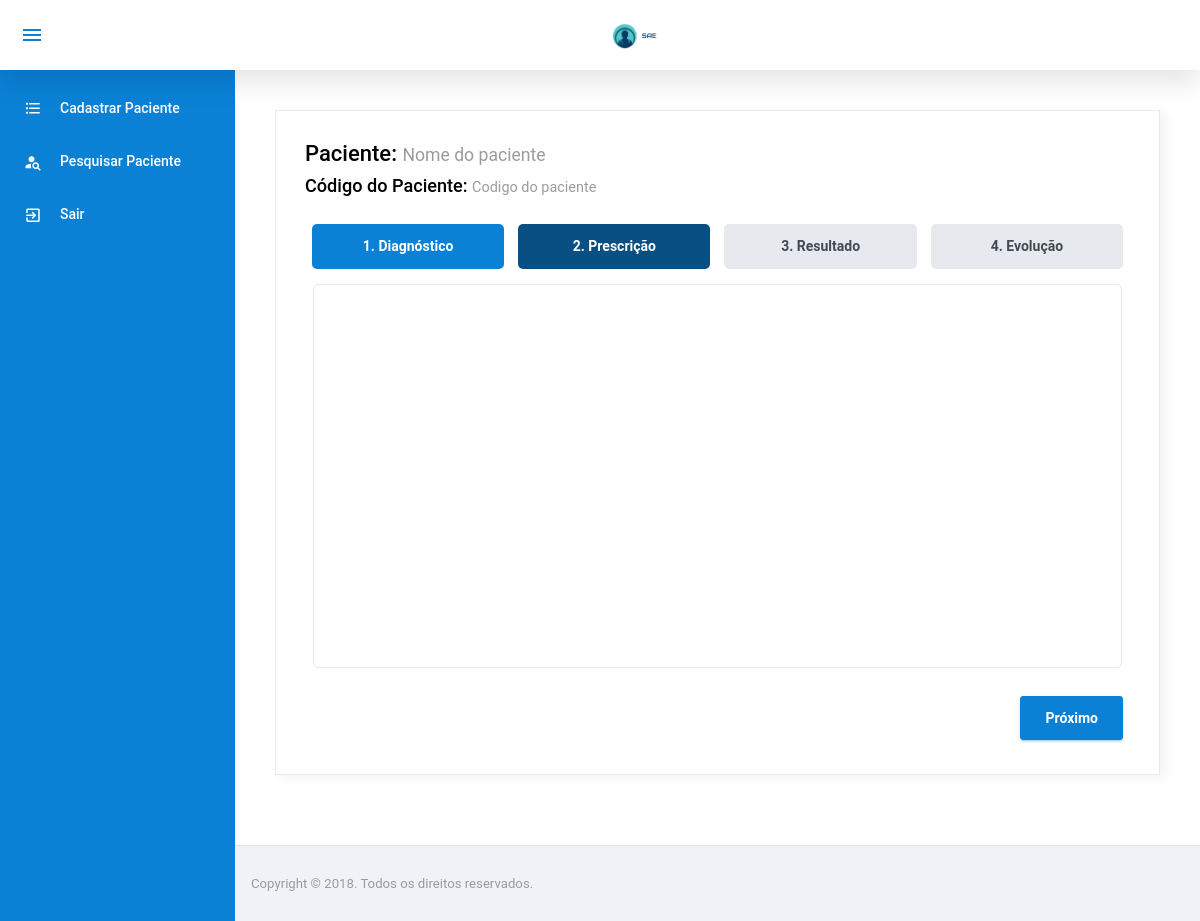
/rotina/RotinaPrescricao.php?idQuestionario=6 (signed in), run on an earlier commit of the app's database.
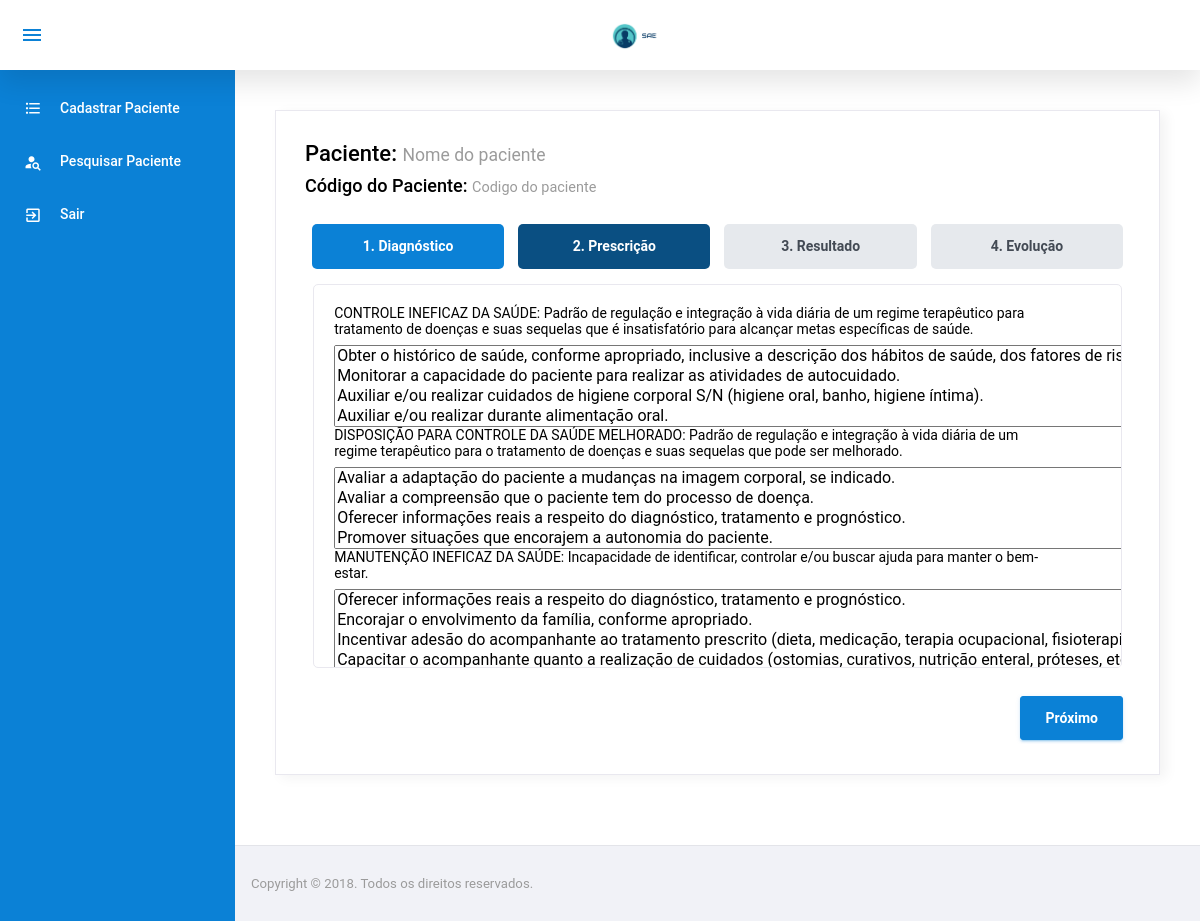
And on a later commit of the database.
### tables this page shows
CREATE TABLE `pacientediagnostico` (
  `IdDiagnostico` int(11) NOT NULL,
  `IdQuestionarioDiagPresc` int(11) NOT NULL
);

CREATE TABLE `diagnostico` (
  `IdDiagnostico` int(11) NOT NULL,
  `Descricao` varchar(300) NOT NULL,
  `IdUnidadeInternacao` tinyint(4) NOT NULL
);

### config/BD.php (called while the page is built, shortened)
<?php
	class BancoDados{
		public static function obterConexao(){
			if(isset($conexao) == false){
				$conexao = new PDO("mysql:dbname=u989534060_sae;host=localhost","root","",array(PDO::MYSQL_ATTR_INIT_COMMAND => "SET NAMES utf8"));
				$conexao->setAttribute(PDO::ATTR_ERRMODE, PDO::ERRMODE_EXCEPTION);
			}
			return $conexao;
		}
	}
?>

### model/PacienteDiagnosticoModel.php (called while the page is built, shortened)
<?php
	require_once $_SERVER["DOCUMENT_ROOT"] . "/sae/config/BD.php";
	class PacienteDiagnosticoModel{
		private $bd;
		 function __construct(){
		 	$this->bd = BancoDados::obterConexao();
		 }
         public function listarIdQuestionarioDiagPresc($idQuestionarioDiagPresc){
            $listarIdQuestionarioDiagPresc = $this->bd->prepare("SELECT * from pacienteDiagnostico where IdQuestionarioDiagPresc = :idQuestionarioDiagPresc");
            $listarIdQuestionarioDiagPresc->bindParam(":idQuestionarioDiagPresc", $idQuestionarioDiagPresc);
            $listarIdQuestionarioDiagPresc->execute();
            $res = $listarIdQuestionarioDiagPresc->fetchAll(PDO::FETCH_ASSOC);
            return $res;
         }
	}
?>

### model/DiagnosticoModel.php (called while the page is built, shortened)
<?php
	require_once $_SERVER["DOCUMENT_ROOT"] . "/sae/config/BD.php";
	class DiagnosticoModel{
		private $bd;
		 function __construct(){
		 	$this->bd = BancoDados::obterConexao();
		 }
		public function listarID($idDiagnostico){
            $listarUm = $this->bd->prepare("SELECT * from diagnostico where idDiagnostico = :idDiagnostico");
            $listarUm->bindParam(":idDiagnostico", $idDiagnostico, PDO::PARAM_INT);
            $listarUm->execute();
            $res = $listarUm->fetch(PDO::FETCH_ASSOC);
            return $res;
		 }
	}
?>

### model/PrescricaoDiagnosticoModel.php (called while the page is built, shortened)
<?php
	require_once $_SERVER["DOCUMENT_ROOT"] . "/sae/config/BD.php";
	class PrescricaoDiagnosticoModel{
		private $bd;
		 function __construct(){
		 	$this->bd = BancoDados::obterConexao();
		 }
		 public function listarPorIdDiagnostico($idDiagnostico){
			$listarPorIdDiagnostico = $this->bd->query("SELECT * from diagnosticoprescricao WHERE IdDiagnostico = " . $idDiagnostico);
			$res = $listarPorIdDiagnostico->fetchAll(PDO::FETCH_ASSOC);
			return $res;
		 }
	}
?>

### rotina/RotinaPrescricao.php (the view, shortened to what the changed rows need)
<!DOCTYPE html>
<html lang="pt-br">
<?php
    include $_SERVER["DOCUMENT_ROOT"] . "/sae/template/header.php";
    require_once $_SERVER["DOCUMENT_ROOT"]	. "/sae/model/PacienteDiagnosticoModel.php";
    require_once $_SERVER["DOCUMENT_ROOT"]	. "/sae/model/DiagnosticoModel.php";
    require_once $_SERVER["DOCUMENT_ROOT"]	. "/sae/model/PrescricaoDiagnosticoModel.php";
    $idQuestionario = $_GET["idQuestionario"];
    $pacienteDiagnosticoModel = new PacienteDiagnosticoModel();
    $diagnosticoModel = new DiagnosticoModel();
    $prescricaoModel = new PrescricaoModel();
    $prescricaoDiagnosticoModel = new PrescricaoDiagnosticoModel();
    $resQuestionarioDiagnosticos = $pacienteDiagnosticoModel->listarIdQuestionarioDiagPresc($idQuestionario);
?>
<body>
  <div class="container-scroller">
    <?php require '../template/menuENF.php'; ?>
      <div class="main-panel">
        <div class="content-wrapper">
            <div class="row">
                <div class="col-12 grid-margin">
                  <div class="card">
                    <div class="card-body">
                      <br>
                      <form id="form-rotina" method="POST" action="../controller/QuestionarioDiagnosticoController.php?acao=cadastrarPrescricao">
                        <div role="application" class="wizard clearfix" id="steps-uid-0">
                        <div class="content clearfix">
                          <section id="steps-uid-0-p-1" role="tabpanel" aria-labelledby="steps-uid-0-h-1" class="body current" style="left: 0px;" aria-hidden="false">
                          <?php
                                  foreach($resQuestionarioDiagnosticos as $diagnostico){
                          ?>
                          <?php
                                    $resDiagnostico = $diagnosticoModel->listarID($diagnostico["IdDiagnostico"]);
                                    ?>
                                    <p><?php echo $resDiagnostico['Descricao']?></p>
                                    <select multiple name="diagnostico<?php echo $diagnostico["IdDiagnostico"] ?>[]">
                                    <?php
                                    $resPrescricao = $prescricaoDiagnosticoModel->listarPorIdDiagnostico($resDiagnostico['IdDiagnostico']);
                                    foreach($resPrescricao as $prescricao){
                                      $resPrescricao = $prescricaoModel->listarID($prescricao["IdPrescricao"]);
                                    ?>
                                    <option value="<?php echo $prescricao['IdPrescricao']; ?>"><?php echo $resPrescricao["Descricao"];?></option>
                                    <?php } ?>
                                    </select>
                                  <?php } ?>
                          </section>
                        </div>
                        </div>
                      </form>
                    </div>
                  </div>
                </div>
              </div>
        </div>
      </div>
    </div>
  </div>
</body>
</html>

What changed in the data, as far as the page shows it:
added pacientediagnostico: IdDiagnostico.Descricao "CONTROLE INEFICAZ DA SAÚDE: Padrão de regulação e integração à vida diária de um regime terapêutico para tratamento de doenças e suas sequelas que é insatisfatório para alcançar metas específicas de saúde.", IdDiagnostico "Obter o histórico de saúde, conforme apropriado, inclusive a descrição dos hábitos de saúde, dos fatores de risco e dos medicamentos. / Monitorar a capacidade do paciente para realizar as atividades de autocuidado. / Auxiliar e/ou realizar cuidados de higiene corporal S/N (higiene oral, banho, higiene íntima). / Auxiliar e/ou realizar durante alimentação oral.", diagnosticoprescricao ($prescricao['IdPrescricao'] 10 (drawn)), diagnosticoprescricao ($prescricao['IdPrescricao'] 11 (drawn)), diagnosticoprescricao ($prescricao['IdPrescricao'] 12 (drawn)), diagnosticoprescricao ($prescricao['IdPrescricao'] 13 (drawn)), diagnosticoprescricao ($prescricao['IdPrescricao'] 14 (drawn))
added pacientediagnostico: IdDiagnostico.Descricao "DISPOSIÇÃO PARA CONTROLE DA SAÚDE MELHORADO: Padrão de regulação e integração à vida diária de um regime terapêutico para o tratamento de doenças e suas sequelas que pode ser melhorado.", IdDiagnostico "Avaliar a adaptação do paciente a mudanças na imagem corporal, se indicado. / Avaliar a compreensão que o paciente tem do processo de doença. / Oferecer informações reais a respeito do diagnóstico, tratamento e prognóstico. / Promover situações que encorajem a autonomia do paciente.", diagnosticoprescricao ($prescricao['IdPrescricao'] 19 (drawn)), diagnosticoprescricao ($prescricao['IdPrescricao'] 20 (drawn)), diagnosticoprescricao ($prescricao['IdPrescricao'] 21 (drawn)), diagnosticoprescricao ($prescricao['IdPrescricao'] 22 (drawn)), diagnosticoprescricao ($prescricao['IdPrescricao'] 23 (drawn))
added pacientediagnostico: IdDiagnostico.Descricao "MANUTENÇÃO INEFICAZ DA SAÚDE: Incapacidade de identificar, controlar e/ou buscar ajuda para manter o bem-estar.", IdDiagnostico "Oferecer informações reais a respeito do diagnóstico, tratamento e prognóstico. / Encorajar o envolvimento da família, conforme apropriado. / Incentivar adesão do acompanhante ao tratamento prescrito (dieta, medicação, terapia ocupacional, fisioterapia, etc.). / Capacitar o acompanhante quanto a realização de cuidados (ostomias, curativos, nutrição enteral, próteses, etc.).", diagnosticoprescricao ($prescricao['IdPrescricao'] 27 (drawn)), diagnosticoprescricao ($prescricao['IdPrescricao'] 28 (drawn)), diagnosticoprescricao ($prescricao['IdPrescricao'] 29 (drawn)), diagnosticoprescricao ($prescricao['IdPrescricao'] 30 (drawn))
